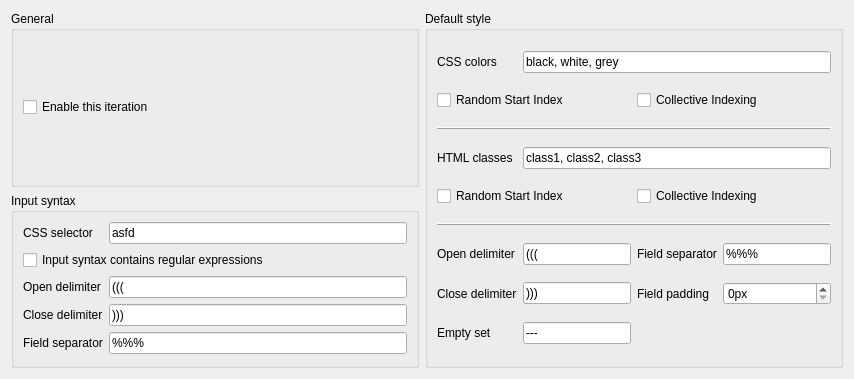
<?xml version="1.0" encoding="UTF-8"?>
<ui version="4.0">
 <class>SRIterationConfig</class>
 <widget class="QWidget" name="SRIterationConfig">
  <property name="geometry">
   <rect>
    <x>0</x>
    <y>0</y>
    <width>854</width>
    <height>379</height>
   </rect>
  </property>
  <property name="windowTitle">
   <string>Form</string>
  </property>
  <layout class="QGridLayout" name="gridLayout_3">
   <item row="0" column="0">
    <widget class="QGroupBox" name="generalOptions">
     <property name="toolTip">
      <string>&lt;html&gt;&lt;head/&gt;&lt;body&gt;&lt;p&gt;The input syntax of the iteration. This will be used to detect sets in the card content.&lt;/p&gt;&lt;/body&gt;&lt;/html&gt;</string>
     </property>
     <property name="title">
      <string>General</string>
     </property>
     <layout class="QVBoxLayout" name="verticalLayout_8">
      <item>
       <widget class="QCheckBox" name="enableIterationCheckBox">
        <property name="toolTip">
         <string>&lt;html&gt;&lt;head/&gt;&lt;body&gt;&lt;p&gt;Advanced feature. Check this if you want to treat the content of the &amp;quot;Open Delimiter&amp;quot;, &amp;quot;Close Delimiter&amp;quot;, and &amp;quot;Field separator&amp;quot; as regular expressions.&lt;/p&gt;&lt;/body&gt;&lt;/html&gt;</string>
        </property>
        <property name="text">
         <string>Enable this iteration</string>
        </property>
       </widget>
      </item>
     </layout>
    </widget>
   </item>
   <item row="1" column="0">
    <widget class="QGroupBox" name="inputSyntax">
     <property name="toolTip">
      <string>&lt;html&gt;&lt;head/&gt;&lt;body&gt;&lt;p&gt;The input syntax of the iteration. This will be used to detect sets in the card content.&lt;/p&gt;&lt;/body&gt;&lt;/html&gt;</string>
     </property>
     <property name="title">
      <string>Input syntax</string>
     </property>
     <layout class="QGridLayout" name="gridLayout_2">
      <item row="0" column="0">
       <widget class="QLabel" name="cssSelectorLabel">
        <property name="toolTip">
         <string>&lt;html&gt;&lt;head/&gt;&lt;body&gt;&lt;p&gt;A CSS query to select the elements which contain all sets. This can contain queries for classes, or multiple separated by commas. &lt;/p&gt;&lt;/body&gt;&lt;/html&gt;</string>
        </property>
        <property name="text">
         <string>CSS selector</string>
        </property>
       </widget>
      </item>
      <item row="0" column="1">
       <widget class="QLineEdit" name="cssSelectorLineEdit">
        <property name="text">
         <string>asfd</string>
        </property>
       </widget>
      </item>
      <item row="1" column="0" colspan="2">
       <widget class="QCheckBox" name="isRegexCheckBox">
        <property name="toolTip">
         <string>&lt;html&gt;&lt;head/&gt;&lt;body&gt;&lt;p&gt;Advanced feature. Check this if you want to treat the content of the &amp;quot;Open Delimiter&amp;quot;, &amp;quot;Close Delimiter&amp;quot;, and &amp;quot;Field separator&amp;quot; as regular expressions.&lt;/p&gt;&lt;/body&gt;&lt;/html&gt;</string>
        </property>
        <property name="text">
         <string>Input syntax contains regular expressions</string>
        </property>
       </widget>
      </item>
      <item row="2" column="0">
       <widget class="QLabel" name="isOpenDelimLabel">
        <property name="toolTip">
         <string>&lt;html&gt;&lt;head/&gt;&lt;body&gt;&lt;p&gt;The opening delimiter of the randomized sets before processing.&lt;/p&gt;&lt;/body&gt;&lt;/html&gt;</string>
        </property>
        <property name="text">
         <string>Open delimiter</string>
        </property>
       </widget>
      </item>
      <item row="2" column="1">
       <widget class="QLineEdit" name="isOpenDelimLineEdit">
        <property name="text">
         <string>(((</string>
        </property>
       </widget>
      </item>
      <item row="3" column="0">
       <widget class="QLabel" name="isCloseDelimLabel">
        <property name="toolTip">
         <string>&lt;html&gt;&lt;head/&gt;&lt;body&gt;&lt;p&gt;The closing delimiter of the randomized sets before processing.&lt;/p&gt;&lt;/body&gt;&lt;/html&gt;</string>
        </property>
        <property name="text">
         <string>Close delimiter</string>
        </property>
       </widget>
      </item>
      <item row="3" column="1">
       <widget class="QLineEdit" name="isCloseDelimLineEdit">
        <property name="text">
         <string>)))</string>
        </property>
       </widget>
      </item>
      <item row="4" column="0">
       <widget class="QLabel" name="isFieldSeparatorLabel">
        <property name="toolTip">
         <string>&lt;html&gt;&lt;head/&gt;&lt;body&gt;&lt;p&gt;The field separator of the randomized sets before processing.&lt;/p&gt;&lt;/body&gt;&lt;/html&gt;</string>
        </property>
        <property name="text">
         <string>Field separator</string>
        </property>
       </widget>
      </item>
      <item row="4" column="1">
       <widget class="QLineEdit" name="isFieldSeparatorLineEdit">
        <property name="text">
         <string>%%%</string>
        </property>
       </widget>
      </item>
     </layout>
    </widget>
   </item>
   <item row="0" column="1" rowspan="2">
    <widget class="QGroupBox" name="defaultStyle">
     <property name="toolTip">
      <string>&lt;html&gt;&lt;head/&gt;&lt;body&gt;&lt;p&gt;Every iteration has a default style with the name &amp;quot;default&amp;quot;. If no other style is applied, and no rule is applicable, the &amp;quot;default&amp;quot; style will be used.&lt;/p&gt;&lt;/body&gt;&lt;/html&gt;</string>
     </property>
     <property name="title">
      <string>Default style</string>
     </property>
     <layout class="QGridLayout" name="gridLayout">
      <item row="11" column="0">
       <widget class="QLabel" name="emptySetLabel">
        <property name="text">
         <string>Empty set</string>
        </property>
       </widget>
      </item>
      <item row="10" column="0">
       <widget class="QLabel" name="dsCloseDelimLabel">
        <property name="toolTip">
         <string>&lt;html&gt;&lt;head/&gt;&lt;body&gt;&lt;p&gt;The closing delimiter of the randomized sets after processing. Shortcut: cd.&lt;/p&gt;&lt;/body&gt;&lt;/html&gt;</string>
        </property>
        <property name="text">
         <string>Close delimiter</string>
        </property>
       </widget>
      </item>
      <item row="5" column="2" colspan="2">
       <widget class="QCheckBox" name="htmlClassesCollectiveIndexingCheckBox">
        <property name="toolTip">
         <string>&lt;html&gt;&lt;head/&gt;&lt;body&gt;&lt;p&gt;Normally, the choice of a class is reset for each new randomized set. With this option, all elements collectively will iterate through the classes. E.g. Two sets with one element each will both have class 1, with this option turned on, the second one will have class 2. Shortcut: clsci.&lt;/p&gt;&lt;/body&gt;&lt;/html&gt;</string>
        </property>
        <property name="text">
         <string>Collective Indexing</string>
        </property>
        <property name="tristate">
         <bool>false</bool>
        </property>
       </widget>
      </item>
      <item row="10" column="1">
       <widget class="QLineEdit" name="dsCloseDelimLineEdit">
        <property name="text">
         <string>)))</string>
        </property>
       </widget>
      </item>
      <item row="8" column="2">
       <widget class="QLabel" name="dsFieldSeparatorLabel">
        <property name="text">
         <string>Field separator</string>
        </property>
       </widget>
      </item>
      <item row="8" column="0">
       <widget class="QLabel" name="dsOpenDelimLabel">
        <property name="toolTip">
         <string>&lt;html&gt;&lt;head/&gt;&lt;body&gt;&lt;p&gt;The opening delimiter of the randomized sets after processing. Shortcut: od.&lt;/p&gt;&lt;/body&gt;&lt;/html&gt;</string>
        </property>
        <property name="text">
         <string>Open delimiter</string>
        </property>
       </widget>
      </item>
      <item row="1" column="2" colspan="2">
       <widget class="QCheckBox" name="cssColorsCollectiveIndexingCheckBox">
        <property name="toolTip">
         <string>&lt;html&gt;&lt;head/&gt;&lt;body&gt;&lt;p&gt;Normally, the choice of a color is reset for each new randomized set. With this option, all elements collectively will iterate through the colors. E.g. Two sets with one element each will both have color 1, with this option turned on, the second one will have color 2. Shortcut: clrci.&lt;/p&gt;&lt;/body&gt;&lt;/html&gt;</string>
        </property>
        <property name="text">
         <string>Collective Indexing</string>
        </property>
        <property name="tristate">
         <bool>false</bool>
        </property>
       </widget>
      </item>
      <item row="8" column="3">
       <widget class="QLineEdit" name="dsFieldSeparatorLineEdit">
        <property name="text">
         <string>%%%</string>
        </property>
       </widget>
      </item>
      <item row="0" column="1" colspan="3">
       <widget class="QLineEdit" name="cssColorsLineEdit">
        <property name="enabled">
         <bool>true</bool>
        </property>
        <property name="text">
         <string>black, white, grey</string>
        </property>
       </widget>
      </item>
      <item row="10" column="3">
       <widget class="QSpinBox" name="fieldPaddingSpinBox">
        <property name="suffix">
         <string>px</string>
        </property>
       </widget>
      </item>
      <item row="11" column="1">
       <widget class="QLineEdit" name="emptySetLineEdit">
        <property name="text">
         <string>---</string>
        </property>
       </widget>
      </item>
      <item row="1" column="0" colspan="2">
       <widget class="QCheckBox" name="cssColorsRandomStartIndexCheckBox">
        <property name="toolTip">
         <string>&lt;html&gt;&lt;head/&gt;&lt;body&gt;&lt;p&gt;Normally, the choice of a color always start with color 1. With this option turned on, the first color will be chosen at random, before normally iterating through the colors again. Shortcut: clrrsi.&lt;/p&gt;&lt;/body&gt;&lt;/html&gt;</string>
        </property>
        <property name="text">
         <string>Random Start Index</string>
        </property>
       </widget>
      </item>
      <item row="0" column="0">
       <widget class="QLabel" name="cssColorsLabel">
        <property name="toolTip">
         <string>&lt;html&gt;&lt;head/&gt;&lt;body&gt;&lt;p&gt;A list of CSS colors. The first field will be displayed with the first color. Colors will be repeated, if fields exceed colors. Shortcut: clrs.&lt;/p&gt;&lt;/body&gt;&lt;/html&gt;</string>
        </property>
        <property name="text">
         <string>CSS colors</string>
        </property>
       </widget>
      </item>
      <item row="7" column="0" colspan="4">
       <widget class="QFrame" name="hruler2">
        <property name="frameShape">
         <enum>QFrame::HLine</enum>
        </property>
        <property name="frameShadow">
         <enum>QFrame::Raised</enum>
        </property>
       </widget>
      </item>
      <item row="4" column="0">
       <widget class="QLabel" name="htmlClassesLabel">
        <property name="toolTip">
         <string>&lt;html&gt;&lt;head/&gt;&lt;body&gt;&lt;p&gt;A list of HTML classes. The first field will be displayed with the first class. Classes will be repeated, if fields exceed classes. Shortcut: clss.&lt;/p&gt;&lt;/body&gt;&lt;/html&gt;</string>
        </property>
        <property name="text">
         <string>HTML classes</string>
        </property>
       </widget>
      </item>
      <item row="8" column="1">
       <widget class="QLineEdit" name="dsOpenDelimLineEdit">
        <property name="text">
         <string>(((</string>
        </property>
       </widget>
      </item>
      <item row="3" column="0" colspan="4">
       <widget class="QFrame" name="hruler1">
        <property name="frameShape">
         <enum>QFrame::HLine</enum>
        </property>
        <property name="frameShadow">
         <enum>QFrame::Raised</enum>
        </property>
       </widget>
      </item>
      <item row="4" column="1" colspan="3">
       <widget class="QLineEdit" name="htmlClassesLineEdit">
        <property name="enabled">
         <bool>true</bool>
        </property>
        <property name="text">
         <string>class1, class2, class3</string>
        </property>
       </widget>
      </item>
      <item row="10" column="2">
       <widget class="QLabel" name="fieldPaddingLabel">
        <property name="toolTip">
         <string>&lt;html&gt;&lt;head/&gt;&lt;body&gt;&lt;p&gt;The field padding of the randomized sets after processing. Shortcut: fp.&lt;/p&gt;&lt;/body&gt;&lt;/html&gt;</string>
        </property>
        <property name="text">
         <string>Field padding</string>
        </property>
       </widget>
      </item>
      <item row="5" column="0" colspan="2">
       <widget class="QCheckBox" name="htmlClassesRandomStartIndexCheckBox">
        <property name="toolTip">
         <string>&lt;html&gt;&lt;head/&gt;&lt;body&gt;&lt;p&gt;Normally, the choice of a class always start with class 1. With this option turned on, the first class will be chosen at random, before normally iterating through the classes again. Shortcut: clsrsi.&lt;/p&gt;&lt;/body&gt;&lt;/html&gt;</string>
        </property>
        <property name="text">
         <string>Random Start Index</string>
        </property>
       </widget>
      </item>
     </layout>
    </widget>
   </item>
  </layout>
 </widget>
 <resources/>
 <connections/>
</ui>
